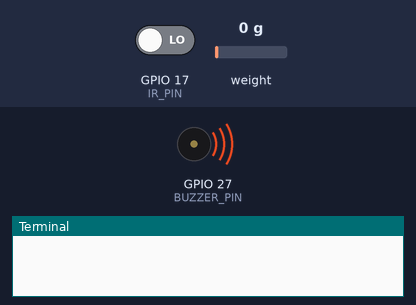
Recording of a program running on a simulated Raspberry Pi (BCM pin numbers). Parts: buzzer (waves = sounding, pin HIGH), the last lines printed to the terminal. The inputs (shaded band) are chosen by the test bench; at power-on: GPIO 17 (IR_PIN) LOW, weight on the scale 0 g. The clock reads 2024-03-15 10:24:30 at power-on unless the program sets it; the camera gives no picture and a still takes 0.5 s; sending an e-mail succeeds after 1 s.

Above: at 0.1 s.
At 6.4 s:
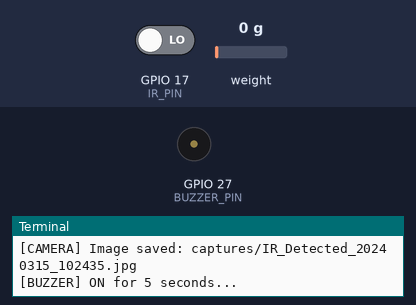
Timing chart, 0 to 12.8 s (numbered marks = the images above):
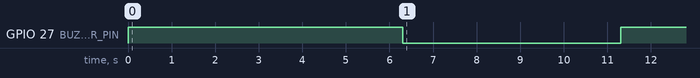

Measured:
- by itself, GPIO 27 (BUZZER_PIN): HIGH → LOW at 6.3 s, → HIGH 5.0 s later

The program:

main.py
```python
import time
import os
import smtplib
import RPi.GPIO as GPIO
from hx711 import HX711
from picamera2 import Picamera2
from datetime import datetime

from email.message import EmailMessage

IR_PIN = 17
BUZZER_PIN = 27
HX_DT = 5
HX_SCK = 6

ALARM_DURATION = 5
WEIGHT_THRESHOLD = 100
IMAGE_FOLDER = "captures"


SENDER_EMAIL = "rv35751@gmail.com"
SENDER_PASSWORD = "12345"
RECEIVER_EMAIL = "rv35751@gmail.com"


GPIO.setmode(GPIO.BCM)
GPIO.setwarnings(False)

GPIO.setup(IR_PIN, GPIO.IN)
GPIO.setup(BUZZER_PIN, GPIO.OUT)
GPIO.output(BUZZER_PIN, GPIO.HIGH)
def buzzer_on():
    GPIO.output(BUZZER_PIN, GPIO.LOW)
def buzzer_off():
    GPIO.output(BUZZER_PIN, GPIO.HIGH)


camera = Picamera2()
camera.configure(camera.create_still_configuration())
camera.start()
time.sleep(2)


hx = HX711(HX_DT, HX_SCK)

REFERENCE_UNIT = 200

hx.set_reading_format("MSB", "MSB")
hx.set_reference_unit(REFERENCE_UNIT)
hx.reset()
hx.tare()

print("Load cell tared successfully.")
print("Keep the platform empty while starting...")
time.sleep(2)


os.makedirs(IMAGE_FOLDER, exist_ok=True)


def get_weight():
    try:
        weight = hx.get_weight(5)
        hx.power_down()
        hx.power_up()
        return round(weight, 2)
    except Exception as e:
        print("Weight read error:", e)
        return 0

def capture_image(reason):
    try:
        timestamp = datetime.now().strftime("%Y%m%d_%H%M%S")
        filename = f"{IMAGE_FOLDER}/{reason}_{timestamp}.jpg"
        camera.capture_file(filename)
        print(f"[CAMERA] Image saved: {filename}")
        return filename
    except Exception as e:
        print("Camera capture error:", e)
        return None

def send_email_alert(reason, image_path=None):
    try:
        msg = EmailMessage()
        msg["Subject"] = f"Anti-Theft Alert: {reason}"
        msg["From"] = SENDER_EMAIL
        msg["To"] = RECEIVER_EMAIL

        current_time = datetime.now().strftime("%Y-%m-%d %H:%M:%S")
        msg.set_content(f"""
Alert Detected!

Reason: {reason}
Time: {current_time}

This alert was generated by your Raspberry Pi Anti-Theft Flooring System.
""")


        if image_path and os.path.exists(image_path):
            with open(image_path, "rb") as img_file:
                img_data = img_file.read()
                img_name = os.path.basename(image_path)
                msg.add_attachment(img_data, maintype="image", subtype="jpeg", filename=img_name)


        with smtplib.SMTP_SSL("smtp.gmail.com", 465) as smtp:
            smtp.login(SENDER_EMAIL, SENDER_PASSWORD)
            smtp.send_message(msg)

        print("[EMAIL] Alert email sent successfully.")

    except Exception as e:
        print("Email sending error:", e)

def trigger_alarm(reason):
    print(f"[ALERT] {reason}")

    image_path = capture_image(reason)

    print(f"[BUZZER] ON for {ALARM_DURATION} seconds...")
    buzzer_on()
    time.sleep(ALARM_DURATION)
    buzzer_off()
    print("[BUZZER] OFF")

    send_email_alert(reason, image_path)


weight_triggered = False
ir_triggered = False


print("====================================")
print("ANTI-THEFT FLOOR SYSTEM STARTED")
print("Monitoring weight and IR sensor...")
print("====================================")

try:
    while True:
        ir_state = GPIO.input(IR_PIN)
        current_weight = get_weight()

        print(f"IR = {ir_state}, Weight = {current_weight}")


        if current_weight > WEIGHT_THRESHOLD and not weight_triggered:
            trigger_alarm("Weight_Exceeded")
            weight_triggered = True
            print("[LOCK] Weight alarm locked until weight becomes normal.")

        elif current_weight <= WEIGHT_THRESHOLD and weight_triggered:
            print("[RESET] Weight back to normal. System re-armed.")
            weight_triggered = False


        if ir_state == 0 and not ir_triggered:
            trigger_alarm("IR_Detected")
            ir_triggered = True
            print("[LOCK] IR alarm locked until object moves away.")

        elif ir_state == 1 and ir_triggered:
            print("[RESET] IR back to normal.")
            ir_triggered = False

        time.sleep(0.5)

except KeyboardInterrupt:
    print("Program stopped by user.")

finally:
    buzzer_off()
    GPIO.cleanup()
```
